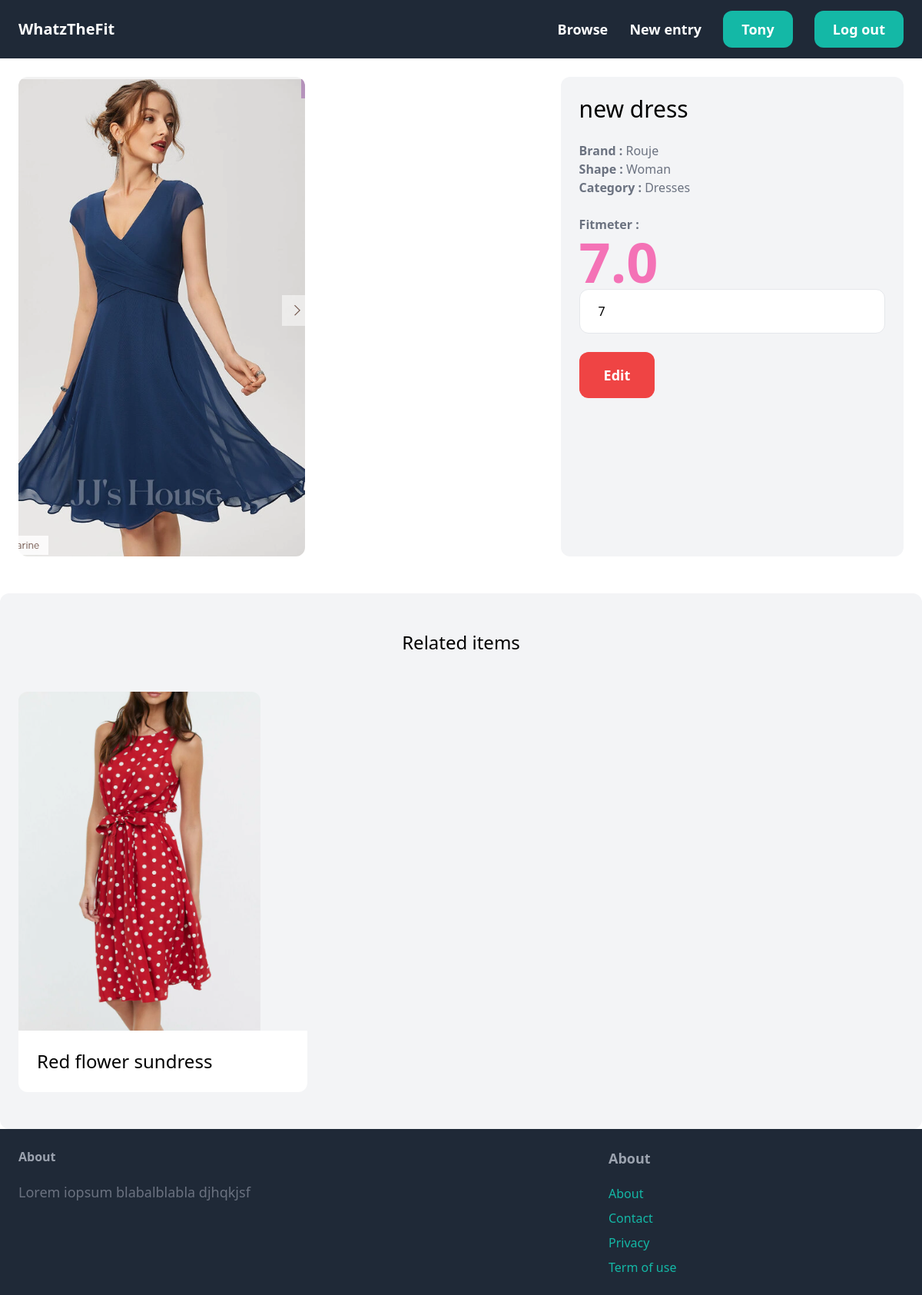
The page /items4/ (signed in) on the database as committed earlier.
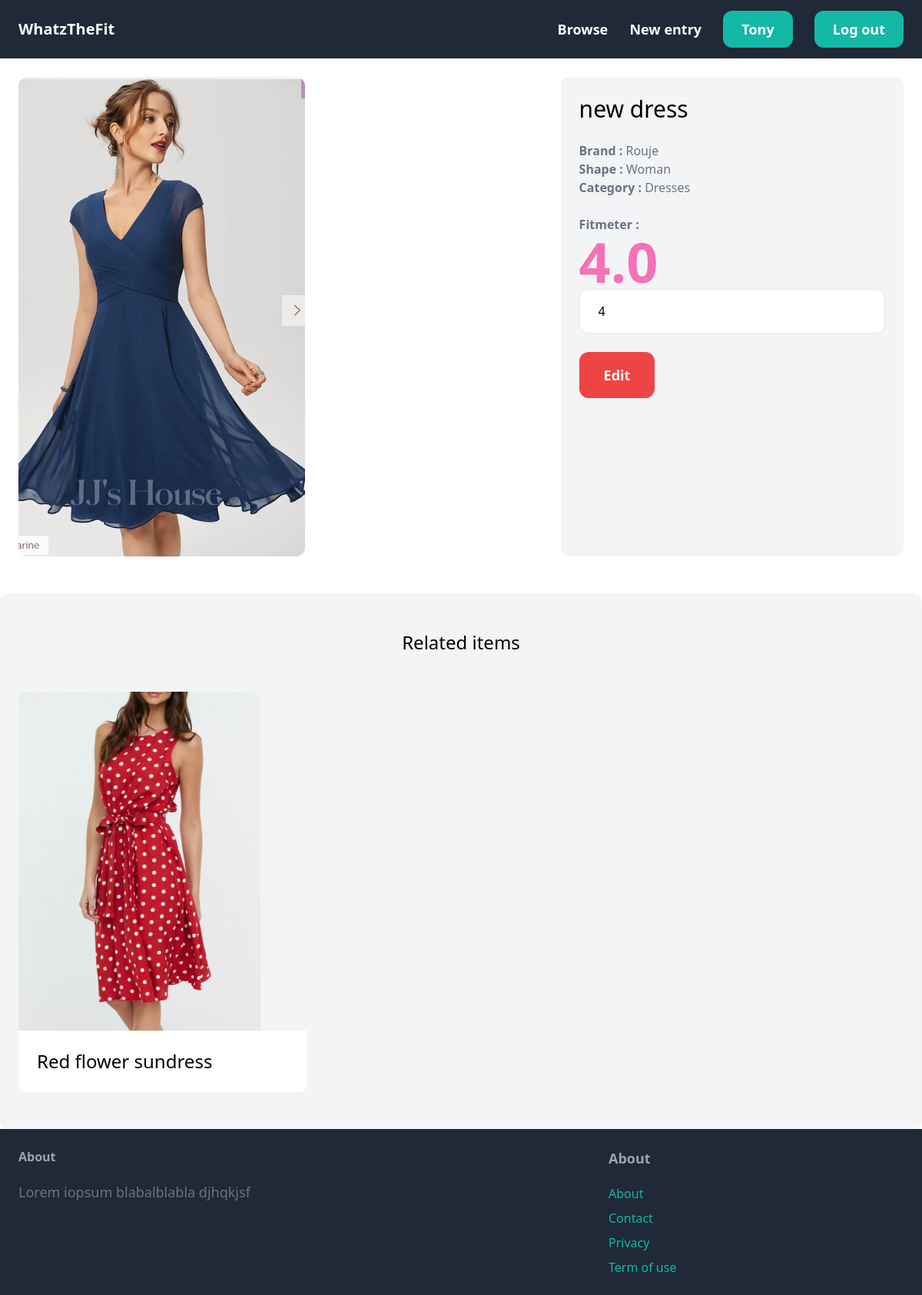
The same page on the database as committed later.
### items/models.py (models this page shows, shortened)
class Posts(models.Model):
    poster = models.ForeignKey(User, related_name="poster_posts", on_delete=models.CASCADE)
    fit_grade = models.PositiveIntegerField(default=5, validators=[MinValueValidator(1), MaxValueValidator(10)])
    item = models.ForeignKey(Item, related_name="item_posts", on_delete=models.CASCADE)
    post_date = models.DateTimeField(auto_now_add=True)
    class Meta:
        ordering = ('post_date', "item")
        verbose_name_plural = "Posts"

### items/views.py (the view)
# urls.py: path("<int:pk>/", views.detail, name="detail"),
def detail(request, pk):
    item = get_object_or_404(Item, pk=pk)
    related_items = Item.objects.filter(category=item.category).exclude(pk=pk)[0:3]
    user_contrib_items = Posts.objects.filter(item=item, poster=request.user).first()
    if request.method == "POST":
        if user_contrib_items:
            form = new_post(request.POST, instance=user_contrib_items)
        else:
            form = new_post(request.POST)
        if form.is_valid():
            user_post = form.save(commit=False)
            user_post.item = item
            user_post.poster = request.user  # Assuming user is logged in maybe add a condition in HTML
            user_post.save()
            messages.add_message(request, messages.SUCCESS, "Thanks for you help !")
        else:
            messages.add_message(request, messages.ERROR, "Someting went wrong, please try again")
    else:
        if user_contrib_items:
            form = new_post(instance=user_contrib_items)
        else:
            form = new_post(initial={'item': item.id})
    fitgrade = Posts.objects.filter(item=item).aggregate(Avg("fit_grade", default=0))
    fitmeter = round(fitgrade['fit_grade__avg'], 1)
    return render(
        request,
        "items/detail.html",
        {
            "item":item,
            "related_items":related_items,
            "new_form":form,
            "fitmeter": fitmeter,
            "contributed": user_contrib_items,
        }
    )

### items/forms.py
class new_post(forms.ModelForm):
    class Meta:
        model = Posts
        fields = ["fit_grade"]
        widgets = {
            "fit_grade": forms.NumberInput(
                attrs={"class": INPUT_CLASSES}
                )}

### items/models.py (called while the page is built)
    def __str__(self):
        return self.name

    def __str__(self):
        return self.name

    def __str__(self) -> str:
        return self.name

### items/templates/items/detail.html (shortened to what this page needs)
{% extends "core/base.html" %}
{% block content %}
    <div class="grid grid-cols-5 gap-6">
        <div class="col-span-3">
            {% if item.image %}
                <img src="{{item.image.url}}" class="rounded-xl">
            {% else %}
                <div class="bg-gray-200 w-full h-48 flex items-center justify-center rounded-xl">
                    <span class="text-gray-400">No image yet</span>
                </div>
            {% endif %}
        </div>
        <div class='col-span-2 p-6 bg-gray-100 rounded-xl'>
            <h1 class="mb-6 text-3xl">{{ item.name }}</h1>
            <p class="text-gray-500"><strong>Brand : </strong>{{ item.brand }}</p>
            <p class="text-gray-500"><strong>Shape : </strong>{{ item.body }}</p>
            <p class="text-gray-500"><strong>Category : </strong>{{ item.category }}</p>
            <div class="mb-6 py-6">
                <p class="text-gray-500"><strong>Fitmeter : </strong></p>
                <div>
                    {% if fitmeter %}
                        <p class="text-pink-400 font-bold text-7xl justify-center"><strong>{{ fitmeter }}</strong></p>
                    {% else %}
                        <div class="mb-6 py-6 text-b">
                            <p class="text-pink-500 font-bold">Be the first one to grade this item</p>
                        </div>
                    {% endif %}
                </div>
                {% if request.user.is_authenticated %}
                    <form action="." method="post" enctype="multipart/form-data">
                            <div class="space-y-4">
                                {{ new_form.fit_grade }}
                            </div>
                            {% if contributed %}
                                <button class="mt-6 py-4 px-8 text-lg bg-red-500 hover:bg-red-700 rounded-xl text-white font-bold">
                                Edit
                                </button>
                            {% else %}
                                <button class="mt-6 py-4 px-8 text-lg bg-teal-500 hover:bg-teal-700 rounded-xl text-white font-bold">
                                Submit
                                </button>
                            {% endif %}
                        </form>
                {% else %}
                    <div class="mb-6 py-6 text-b"><p class="text-teal-500 font-bold">Log in to add your own impression</p></div>
                {% endif %}
            </div>
        </div>
    </div>
    </div>
    <div class="mt-6 px-6 py-12 bg-gray-100 rounded-xl">
        <h2 class="mb-12 text-2xl text-center">Related items</h2>
        <div class="grid grid-cols-3 gap-3">
            {% for item in related_items  %}
                <div>
                    <a href="{% url 'items:detail' item.id %}">
                        {% if item.image %}
                            <img src="{{item.image.url}}" class="rounded-t-xl" alt="No image yet">
                        {% else %}
                            <div class="bg-gray-200 w-full h-48 flex items-center justify-center rounded-t-xl">
                                <span class="text-gray-400">No image yet</span>
                            </div>
                        {% endif %}
                        <div class="p-6 bg-white rounded-b-xl">
                            <h2 class="text-2xl">{{item.name}}</h2>
                        </div>
                    </a>
                </div>
            {% endfor %}
        </div>
    </div>
{% endblock content %}

Rows that differ between the two databases and show on the page:
removed Posts: fit_grade "7"
added Posts: fit_grade "4"
Other text that changed with them:
{{ fitmeter }}: "7.0" → "4.0"
